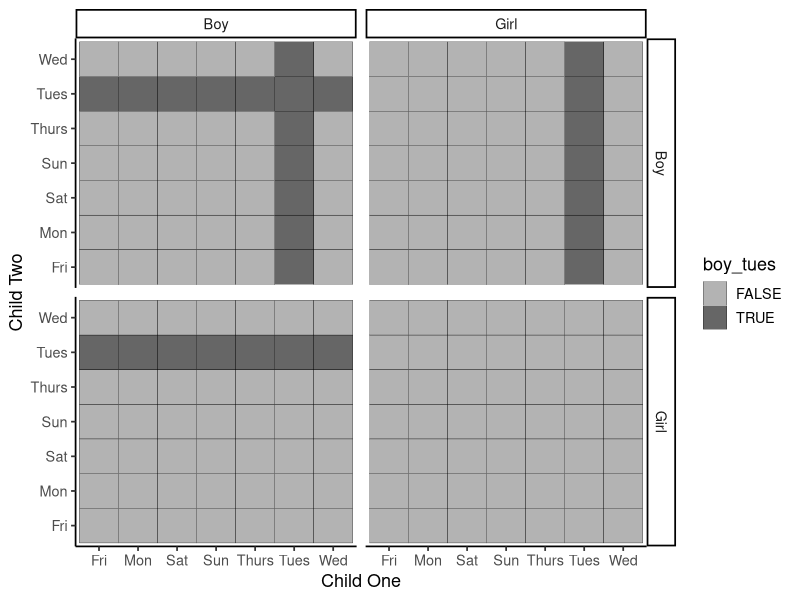

Here is the R script that generated this plot:
## ---- chunk 1

create_pups <- function(number_of_dogs) {
    sample(x = c("Male","Female"),replace = T,prob = c(0.5,0.5),size = number_of_dogs)
}


## ---- chunk 2
set.seed(123)
create_pups(10)

## ---- chunk 3
create_pups(9)
## ---- chunk 4

library(tidyverse)
number_of_sims <- 1000
sim <- tibble(event = 1:number_of_sims)

sim <- sim %>% rowwise() %>%
  mutate(
    outcome_10_dogs = list(create_pups(10)) ,
    outcome_9_dogs = list(create_pups(9)),
    Harriet_females = sum(outcome_10_dogs == "Female"),
    Matilda_females = sum(outcome_9_dogs == "Male")
  ) %>% ungroup()

sim %>%
  mutate(
    winner =
      case_when(
        Harriet_females == Matilda_females ~ "equal",
        Matilda_females > Harriet_females ~ "Matilda",
        Harriet_females > Matilda_females ~ "Harriet")) %>%
  count(winner) %>%
  mutate(percent = scales::percent(n / sum(n)))
## ---- chunk 5

theme_set(theme_classic(base_size = 13))

children <- tibble(
  child_one_gender = list(c("Boy", "Girl")),
  child_two_gender = list(c("Boy", "Girl")),
  child_one_weekday = list(c("Sun","Mon", "Tues", "Wed", "Thurs", "Fri", "Sat")),
  child_two_weekday = list(c("Sun","Mon", "Tues", "Wed", "Thurs", "Fri", "Sat"))
  ) %>% 
  unnest(1) %>% unnest(2) %>% unnest(3) %>% unnest(4)

children%>% 
  mutate(boy_tues = case_when(
    
    (child_one_gender == "Boy"&child_one_weekday == "Tues")|
      (child_two_gender == "Boy"&child_two_weekday == "Tues")~ TRUE,
    TRUE~FALSE
    
  )) %>% 
ggplot(aes(x  = child_one_weekday,
           y  = child_two_weekday ))+
  geom_tile(aes(fill = boy_tues),color = "black")+labs(x = "Child One",y = "Child Two")+
  facet_grid(rows = vars(child_one_gender),cols = vars(child_two_gender))+
  scale_fill_manual(values = c("grey70","grey40"))

